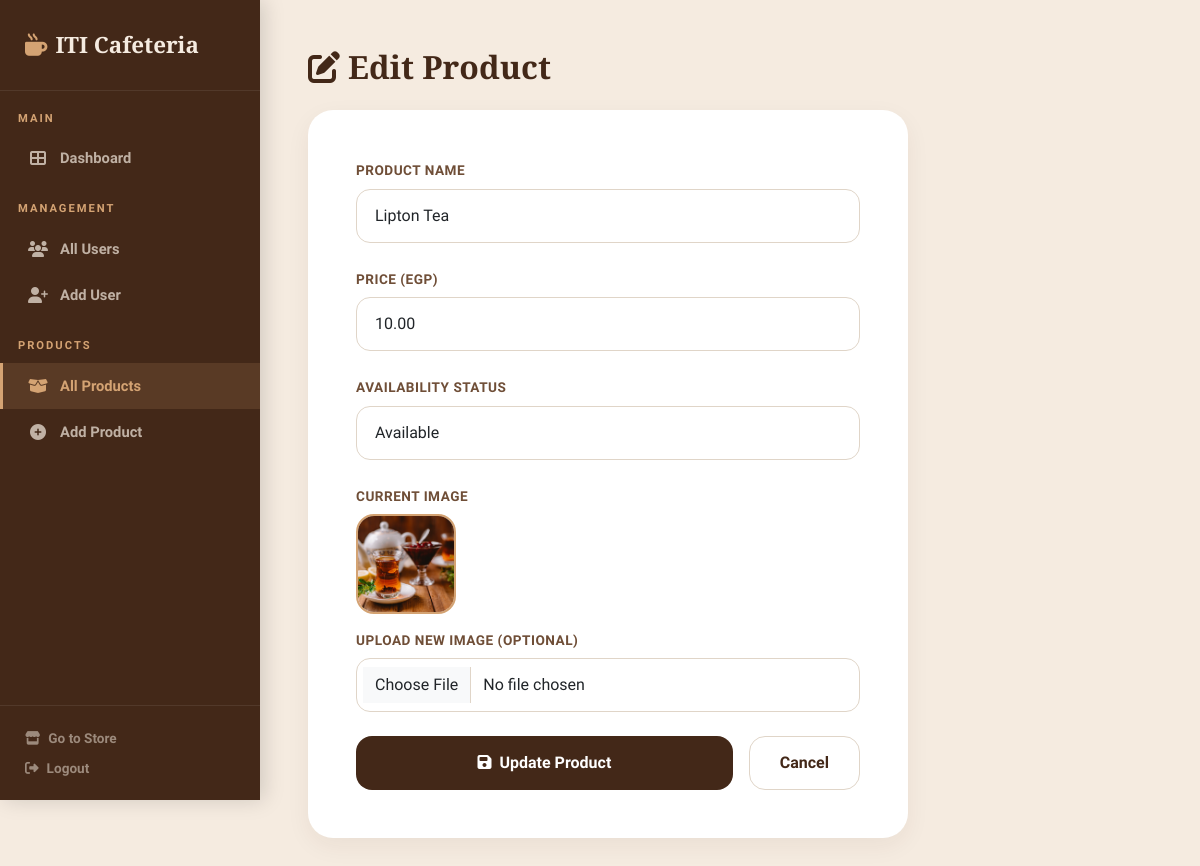
/Views/edit_product.php?id=2, run on the app's committed database.
### tables this page shows
CREATE TABLE IF NOT EXISTS products (
    id INT AUTO_INCREMENT PRIMARY KEY,
    name VARCHAR(255) NOT NULL,
    price DECIMAL(10,2) NOT NULL,
    img VARCHAR(255) NOT NULL,
    available TINYINT(1) DEFAULT 1
);

### config/Database.php (called while the page is built, shortened)
<?php
class Database
{
    private static $instance = null;
    private $conn;
    private $host = "localhost:3307";
    private $db_name = "cafeteria";
    private $username = "root";
    private $password = "";
    private function __construct()
    {
        try {
            $this->conn = new PDO("mysql:host=" . $this->host, $this->username, $this->password);
            $this->conn->setAttribute(PDO::ATTR_ERRMODE, PDO::ERRMODE_EXCEPTION);
            $this->conn->exec("set names utf8");
            $checkDb = $this->conn->query("SELECT COUNT(*) FROM INFORMATION_SCHEMA.SCHEMATA WHERE SCHEMA_NAME = '{$this->db_name}'");
            if ($checkDb->fetchColumn() == 0) {
                $this->conn->exec("CREATE DATABASE IF NOT EXISTS `{$this->db_name}` CHARACTER SET utf8mb4 COLLATE utf8mb4_unicode_ci");
                $this->conn->exec("USE `{$this->db_name}`");
                $sqlFile = __DIR__ . '/database_setup.sql';
                if (file_exists($sqlFile)) {
                    $sql = file_get_contents($sqlFile);
                    $this->conn->exec($sql);
                }
            } else {
                $this->conn->exec("USE `{$this->db_name}`");
            }
            $this->ensureProductsSchema();
        } catch (PDOException $e) {
            die("❌ Connection Error: " . $e->getMessage());
        }
    }
    private function ensureProductsSchema()
    {
        $tableExistsStmt = $this->conn->prepare(
            "SELECT COUNT(*) FROM INFORMATION_SCHEMA.TABLES WHERE TABLE_SCHEMA = ? AND TABLE_NAME = 'products'"
        );
        $tableExistsStmt->execute([$this->db_name]);
        if ((int)$tableExistsStmt->fetchColumn() === 0) {
            return;
        }
    }
    public static function getInstance()
    {
        if (!self::$instance) {
            self::$instance = new Database();
        }
        return self::$instance;
    }
    public function getConnection()
    {
        return $this->conn;
    }
}

### app/Models/Product.php (called while the page is built, shortened)
<?php
class Product
{
    private $db;
    public function __construct()
    {
        $this->db = \Config\Database::getInstance()->getConnection();
    }
    public function getById($id)
    {
        $stmt = $this->db->prepare("SELECT * FROM products WHERE id = ?");
        $stmt->execute([$id]);
        return $stmt->fetch(PDO::FETCH_ASSOC);
    }
}

### Views/edit_product.php (the view, shortened to what this page needs)
<?php
require_once __DIR__ . '/../config/Database.php';
require_once __DIR__ . '/../app/Models/Product.php';
$productModel = new \App\Models\Product();
$id = intval($_GET['id'] ?? 0);
$product = $productModel->getById($id);
?>
<!DOCTYPE html>
<html lang="en">
<head>
    <link href="https://cdn.jsdelivr.net/npm/bootstrap@5.3.0/dist/css/bootstrap.min.css" rel="stylesheet">
    <link rel="stylesheet" href="https://cdnjs.cloudflare.com/ajax/libs/font-awesome/6.4.0/css/all.min.css">
</head>
<body>
    <?php include 'includes/sidebar.php'; ?>
    <div class="admin-content">
        <div class="container-fluid p-4 p-md-5">
            <h1 class="page-header mb-4"><i class="fas fa-edit me-2"></i>Edit Product</h1>
            <div class="form-card p-4 p-md-5">
                <form action="../routes/product_routes.php?action=update&id=<?= $id ?>" method="POST" enctype="multipart/form-data">
                    <div class="mb-4">
                        <label class="form-label">Product Name</label>
                        <input type="text" name="name" class="form-control" required
                            value="<?= htmlspecialchars($product['name']) ?>">
                    </div>
                    <div class="mb-4">
                        <label class="form-label">Price (EGP)</label>
                        <input type="number" name="price" class="form-control" step="0.01" min="0.01" required
                            value="<?= htmlspecialchars($product['price']) ?>">
                    </div>
                    <div class="mb-4">
                        <label class="form-label">Availability Status</label>
                        <select name="available" class="form-control">
                            <option value="1" <?= $product['available'] ? 'selected' : '' ?>>Available</option>
                        </select>
                    </div>
                    <div class="mb-4">
                        <label class="form-label">Current Image</label>
                        <div class="mb-2">
                            <img src="../public/assets/images/<?= htmlspecialchars($product['img']) ?>"
                                onerror="this.src='../public/assets/images/coffee.png'"
                                class="current-img" alt="Current">
                        </div>
                        <label class="form-label mt-2">Upload New Image (optional)</label>
                        <input type="file" name="image" class="form-control" accept="image/*" onchange="previewImage(this)">
                    </div>
                    <div class="d-flex gap-3 mt-4">
                        <button type="submit" class="btn btn-submit flex-grow-1">
                            <i class="fas fa-save me-2"></i>Update Product
                        </button>
                        <a href="products.php" class="btn btn-back">Cancel</a>
                    </div>
                </form>
            </div>
        </div>
    </div>
</body>
</html>

### Views/edit_product.php (style rules this page uses)
:root { --latte: #f5ebe0; --cappuccino: #d4a373; --espresso: #432818; }
body { background: #f5ebe0; font-family: 'Plus Jakarta Sans', sans-serif; color: var(--espresso); }
.page-header { font-family: 'Playfair Display', serif; font-weight: 900; font-size: 2rem; }
.form-card { background: white; border-radius: 25px; box-shadow: 0 8px 25px rgba(67, 40, 24, 0.06); max-width: 600px; }
.form-control, .form-select { border-radius: 14px; padding: 14px 18px; border: 1px solid #e0d5c8; font-weight: 500; }
.form-label { font-weight: 700; font-size: 0.85rem; text-transform: uppercase; letter-spacing: 0.5px; color: #6f4e37; }
.btn-submit { background: var(--espresso); color: white; border-radius: 16px; padding: 14px 40px; font-weight: 700; border: none; font-size: 1rem; transition: 0.3s; }
.btn-back { background: white; color: var(--espresso); border-radius: 16px; padding: 14px 30px; font-weight: 700; border: 1px solid #e0d5c8; transition: 0.3s; }
.current-img { width: 100px; height: 100px; object-fit: cover; border-radius: 18px; border: 2px solid var(--cappuccino); }

### Views/includes/sidebar.php (style rules this page uses)
.admin-content { margin-left: 260px; min-height: 100vh; }

### data on the page
products: name "Lipton Tea", price "10.00", available "Available", img (picture)
